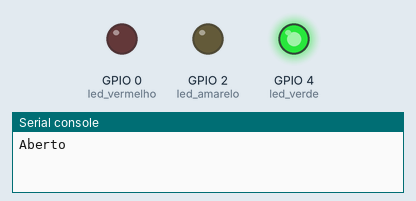
Simulated run of this program. Board: ESP32 board running MicroPython. On the bench: output pins drawn as LEDs (lit = HIGH), the last lines printed to the serial console. Wiring (from the project's diagram.json): red LED on GPIO 0, yellow LED on GPIO 2, green LED on GPIO 4.

Above: at 10.0 s.
At 20.2 s:
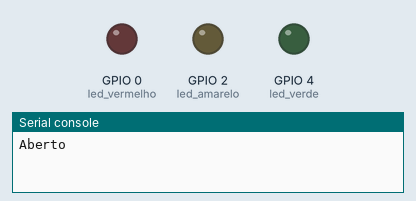
At 25.5 s:
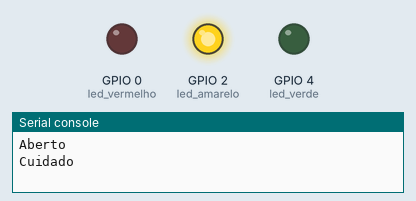
At 34.5 s:
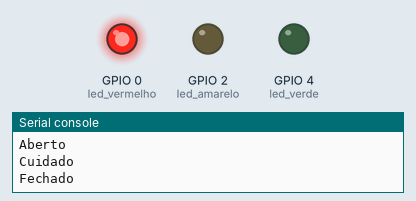
Timing chart, 0 to 50.1 s (numbered marks = the images above):
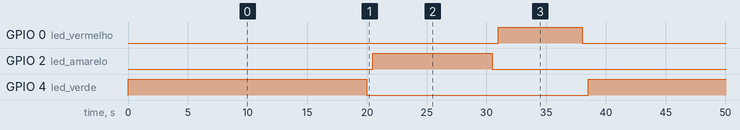

Measured:
- by itself, GPIO 0 (led_vermelho): alternates HIGH for 7.0 s and LOW for 31.5 s
- by itself, GPIO 2 (led_amarelo): alternates HIGH for 10.0 s and LOW for 28.5 s
- by itself, GPIO 4 (led_verde): alternates HIGH for 20.0 s and LOW for 18.5 s

The program:

main.py
```python
from machine import Pin
from utime import sleep

led_verde = Pin(4, Pin.OUT)
led_amarelo = Pin(2, Pin.OUT)
led_vermelho = Pin(0, Pin.OUT)

while True:

    led_verde.on()
    print ("Aberto")
    sleep(20)
    led_verde.off()

    sleep(0.5)

    led_amarelo.on()
    print ("Cuidado")
    sleep(10)
    led_amarelo.off()

    sleep(0.5)

    led_vermelho.on()
    print ("Fechado")
    sleep(7)
    led_vermelho.off()

    sleep(0.5)
```
